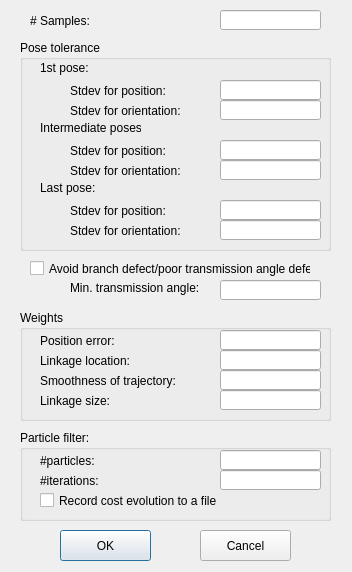
<?xml version="1.0" encoding="UTF-8"?>
<ui version="4.0">
 <class>LinkageSynthesisOptionDialog</class>
 <widget class="QDialog" name="LinkageSynthesisOptionDialog">
  <property name="geometry">
   <rect>
    <x>0</x>
    <y>0</y>
    <width>352</width>
    <height>572</height>
   </rect>
  </property>
  <property name="windowTitle">
   <string>Synthesis Options</string>
  </property>
  <widget class="QLabel" name="label">
   <property name="geometry">
    <rect>
     <x>30</x>
     <y>10</y>
     <width>61</width>
     <height>21</height>
    </rect>
   </property>
   <property name="text">
    <string># Samples:</string>
   </property>
  </widget>
  <widget class="QLineEdit" name="lineEditNumSamples">
   <property name="geometry">
    <rect>
     <x>220</x>
     <y>10</y>
     <width>101</width>
     <height>20</height>
    </rect>
   </property>
  </widget>
  <widget class="QCheckBox" name="checkBoxAvoidBranchDefect">
   <property name="geometry">
    <rect>
     <x>30</x>
     <y>260</y>
     <width>281</width>
     <height>17</height>
    </rect>
   </property>
   <property name="text">
    <string>Avoid branch defect/poor transmission angle defect</string>
   </property>
  </widget>
  <widget class="QPushButton" name="pushButtonOK">
   <property name="geometry">
    <rect>
     <x>60</x>
     <y>530</y>
     <width>91</width>
     <height>31</height>
    </rect>
   </property>
   <property name="text">
    <string>OK</string>
   </property>
  </widget>
  <widget class="QPushButton" name="pushButtonCancel">
   <property name="geometry">
    <rect>
     <x>200</x>
     <y>530</y>
     <width>91</width>
     <height>31</height>
    </rect>
   </property>
   <property name="text">
    <string>Cancel</string>
   </property>
  </widget>
  <widget class="QGroupBox" name="groupBox">
   <property name="geometry">
    <rect>
     <x>20</x>
     <y>40</y>
     <width>311</width>
     <height>211</height>
    </rect>
   </property>
   <property name="title">
    <string>Pose tolerance</string>
   </property>
   <widget class="QLabel" name="label_2">
    <property name="geometry">
     <rect>
      <x>50</x>
      <y>40</y>
      <width>131</width>
      <height>21</height>
     </rect>
    </property>
    <property name="text">
     <string>Stdev for position:</string>
    </property>
   </widget>
   <widget class="QLineEdit" name="lineEditStdDevPositionFirst">
    <property name="geometry">
     <rect>
      <x>200</x>
      <y>40</y>
      <width>101</width>
      <height>20</height>
     </rect>
    </property>
   </widget>
   <widget class="QLabel" name="label_6">
    <property name="geometry">
     <rect>
      <x>50</x>
      <y>100</y>
      <width>101</width>
      <height>21</height>
     </rect>
    </property>
    <property name="text">
     <string>Stdev for position:</string>
    </property>
   </widget>
   <widget class="QLineEdit" name="lineEditStdDevPositionMiddle">
    <property name="geometry">
     <rect>
      <x>200</x>
      <y>100</y>
      <width>101</width>
      <height>20</height>
     </rect>
    </property>
   </widget>
   <widget class="QLabel" name="label_7">
    <property name="geometry">
     <rect>
      <x>50</x>
      <y>160</y>
      <width>131</width>
      <height>21</height>
     </rect>
    </property>
    <property name="text">
     <string>Stdev for position:</string>
    </property>
   </widget>
   <widget class="QLineEdit" name="lineEditStdDevPositionLast">
    <property name="geometry">
     <rect>
      <x>200</x>
      <y>160</y>
      <width>101</width>
      <height>20</height>
     </rect>
    </property>
   </widget>
   <widget class="QLabel" name="label_8">
    <property name="geometry">
     <rect>
      <x>20</x>
      <y>20</y>
      <width>51</width>
      <height>16</height>
     </rect>
    </property>
    <property name="text">
     <string>1st pose:</string>
    </property>
   </widget>
   <widget class="QLabel" name="label_9">
    <property name="geometry">
     <rect>
      <x>50</x>
      <y>60</y>
      <width>131</width>
      <height>21</height>
     </rect>
    </property>
    <property name="text">
     <string>Stdev for orientation:</string>
    </property>
   </widget>
   <widget class="QLineEdit" name="lineEditStdDevOrientationFirst">
    <property name="geometry">
     <rect>
      <x>200</x>
      <y>60</y>
      <width>101</width>
      <height>20</height>
     </rect>
    </property>
   </widget>
   <widget class="QLabel" name="label_10">
    <property name="geometry">
     <rect>
      <x>20</x>
      <y>80</y>
      <width>101</width>
      <height>16</height>
     </rect>
    </property>
    <property name="text">
     <string>Intermediate poses:</string>
    </property>
   </widget>
   <widget class="QLabel" name="label_11">
    <property name="geometry">
     <rect>
      <x>50</x>
      <y>120</y>
      <width>121</width>
      <height>21</height>
     </rect>
    </property>
    <property name="text">
     <string>Stdev for orientation:</string>
    </property>
   </widget>
   <widget class="QLineEdit" name="lineEditStdDevOrientationMiddle">
    <property name="geometry">
     <rect>
      <x>200</x>
      <y>120</y>
      <width>101</width>
      <height>20</height>
     </rect>
    </property>
   </widget>
   <widget class="QLabel" name="label_12">
    <property name="geometry">
     <rect>
      <x>20</x>
      <y>140</y>
      <width>101</width>
      <height>16</height>
     </rect>
    </property>
    <property name="text">
     <string>Last pose:</string>
    </property>
   </widget>
   <widget class="QLabel" name="label_13">
    <property name="geometry">
     <rect>
      <x>50</x>
      <y>180</y>
      <width>131</width>
      <height>21</height>
     </rect>
    </property>
    <property name="text">
     <string>Stdev for orientation:</string>
    </property>
   </widget>
   <widget class="QLineEdit" name="lineEditStdDevOrientationLast">
    <property name="geometry">
     <rect>
      <x>200</x>
      <y>180</y>
      <width>101</width>
      <height>20</height>
     </rect>
    </property>
   </widget>
  </widget>
  <widget class="QGroupBox" name="groupBox_2">
   <property name="geometry">
    <rect>
     <x>20</x>
     <y>310</y>
     <width>311</width>
     <height>111</height>
    </rect>
   </property>
   <property name="title">
    <string>Weights</string>
   </property>
   <widget class="QLabel" name="label_3">
    <property name="geometry">
     <rect>
      <x>20</x>
      <y>20</y>
      <width>111</width>
      <height>21</height>
     </rect>
    </property>
    <property name="text">
     <string>Position error:</string>
    </property>
   </widget>
   <widget class="QLineEdit" name="lineEditPositionErrorWeight">
    <property name="geometry">
     <rect>
      <x>200</x>
      <y>20</y>
      <width>101</width>
      <height>20</height>
     </rect>
    </property>
   </widget>
   <widget class="QLabel" name="label_4">
    <property name="geometry">
     <rect>
      <x>20</x>
      <y>60</y>
      <width>161</width>
      <height>21</height>
     </rect>
    </property>
    <property name="text">
     <string>Smoothness of trajectory:</string>
    </property>
   </widget>
   <widget class="QLineEdit" name="lineEditTrajectoryWeight">
    <property name="geometry">
     <rect>
      <x>200</x>
      <y>60</y>
      <width>101</width>
      <height>20</height>
     </rect>
    </property>
   </widget>
   <widget class="QLabel" name="label_5">
    <property name="geometry">
     <rect>
      <x>20</x>
      <y>80</y>
      <width>121</width>
      <height>21</height>
     </rect>
    </property>
    <property name="text">
     <string>Linkage size:</string>
    </property>
   </widget>
   <widget class="QLineEdit" name="lineEditSizeWeight">
    <property name="geometry">
     <rect>
      <x>200</x>
      <y>80</y>
      <width>101</width>
      <height>20</height>
     </rect>
    </property>
   </widget>
   <widget class="QLabel" name="label_15">
    <property name="geometry">
     <rect>
      <x>20</x>
      <y>40</y>
      <width>111</width>
      <height>21</height>
     </rect>
    </property>
    <property name="text">
     <string>Linkage location:</string>
    </property>
   </widget>
   <widget class="QLineEdit" name="lineEditLinkageLocationWeight">
    <property name="geometry">
     <rect>
      <x>200</x>
      <y>40</y>
      <width>101</width>
      <height>20</height>
     </rect>
    </property>
   </widget>
  </widget>
  <widget class="QLineEdit" name="lineEditMinTransmissionAngle">
   <property name="geometry">
    <rect>
     <x>220</x>
     <y>280</y>
     <width>101</width>
     <height>20</height>
    </rect>
   </property>
  </widget>
  <widget class="QLabel" name="label_18">
   <property name="geometry">
    <rect>
     <x>70</x>
     <y>280</y>
     <width>141</width>
     <height>16</height>
    </rect>
   </property>
   <property name="text">
    <string>Min. transmission angle:</string>
   </property>
  </widget>
  <widget class="QGroupBox" name="groupBox_3">
   <property name="geometry">
    <rect>
     <x>20</x>
     <y>430</y>
     <width>311</width>
     <height>91</height>
    </rect>
   </property>
   <property name="title">
    <string>Particle filter:</string>
   </property>
   <widget class="QLabel" name="label_16">
    <property name="geometry">
     <rect>
      <x>20</x>
      <y>20</y>
      <width>111</width>
      <height>21</height>
     </rect>
    </property>
    <property name="text">
     <string>#particles:</string>
    </property>
   </widget>
   <widget class="QLabel" name="label_17">
    <property name="geometry">
     <rect>
      <x>20</x>
      <y>40</y>
      <width>111</width>
      <height>21</height>
     </rect>
    </property>
    <property name="text">
     <string>#iterations:</string>
    </property>
   </widget>
   <widget class="QLineEdit" name="lineEditNumParticles">
    <property name="geometry">
     <rect>
      <x>200</x>
      <y>20</y>
      <width>101</width>
      <height>20</height>
     </rect>
    </property>
   </widget>
   <widget class="QLineEdit" name="lineEditNumIterations">
    <property name="geometry">
     <rect>
      <x>200</x>
      <y>40</y>
      <width>101</width>
      <height>20</height>
     </rect>
    </property>
   </widget>
   <widget class="QCheckBox" name="checkBoxRecordFile">
    <property name="geometry">
     <rect>
      <x>20</x>
      <y>60</y>
      <width>191</width>
      <height>21</height>
     </rect>
    </property>
    <property name="text">
     <string>Record cost evolution to a file</string>
    </property>
   </widget>
  </widget>
 </widget>
 <layoutdefault spacing="6" margin="11"/>
 <resources/>
 <connections/>
</ui>
